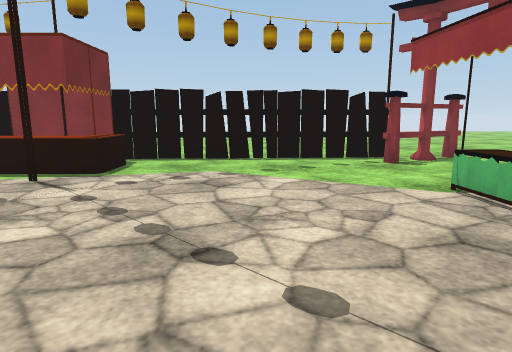
[1] (above)

17 first-person views from a walk through a 3-D level made in the Unity game engine. The camera is 1.2 m above the floor, tilts 10° down and sees 75° across. The floor is counted in squares, 1 m on a side. Each view is taken from the middle of a square. On the plan, view 1 faces up. The plan holds only what a view shows up to about 14 squares ahead; the rest is blank. The place goes on beyond the plan. The player is left out. Some animated figures are left out. Some surface patterns are stand-ins.

[2]
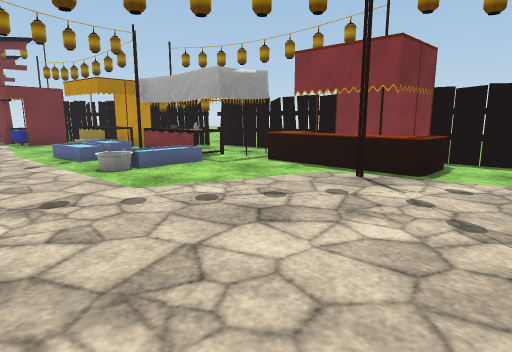

[3]
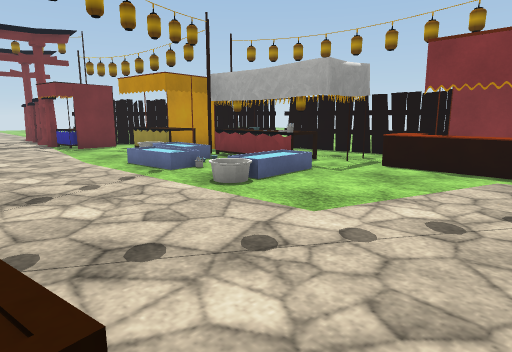

[4]
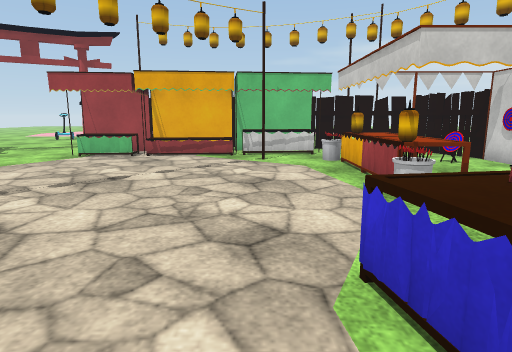

[5]
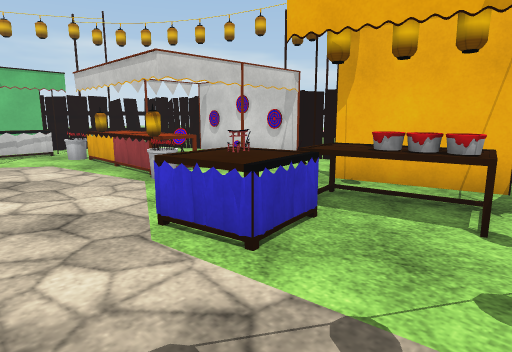

[6]
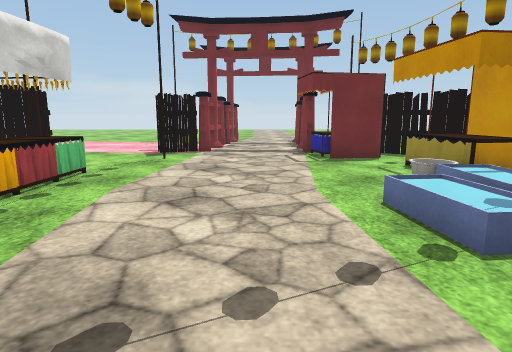

[7]
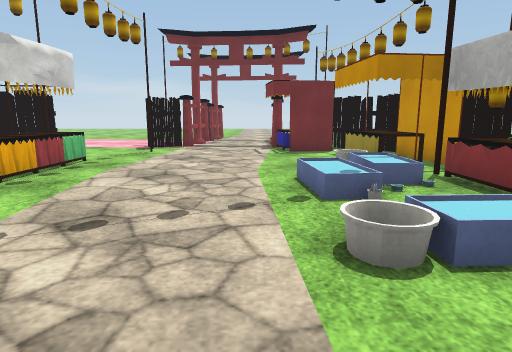

[8]
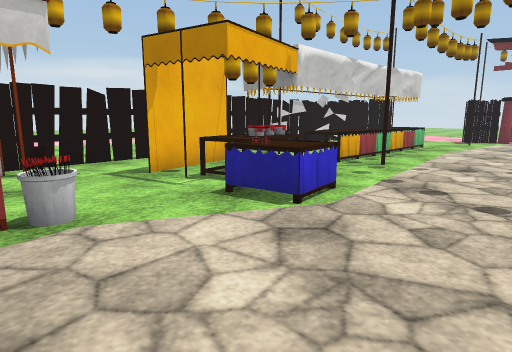

[9]
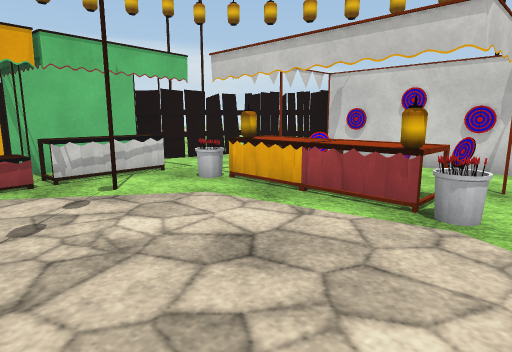

[10]
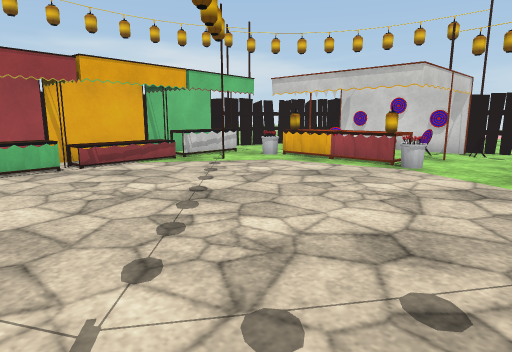

[11]
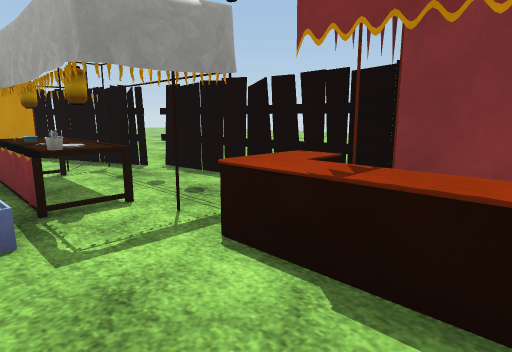

[12]
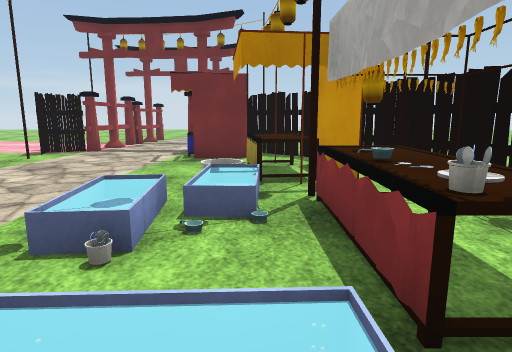

[13]
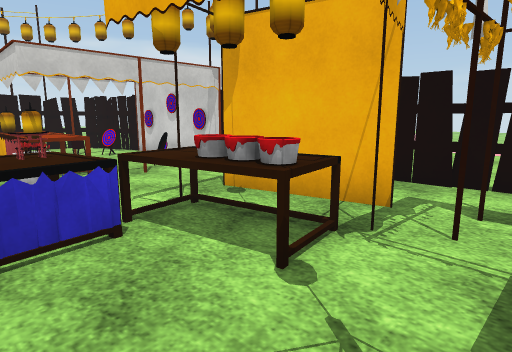

[14]
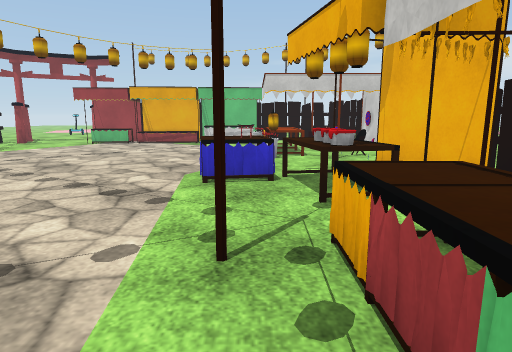

[15]
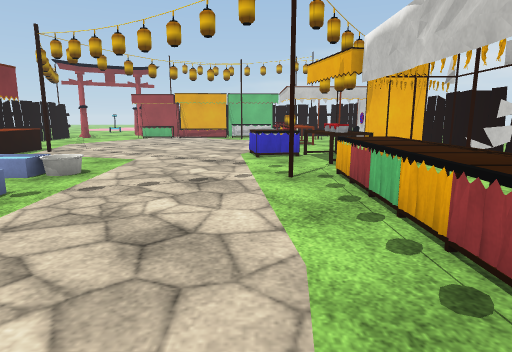

[16]
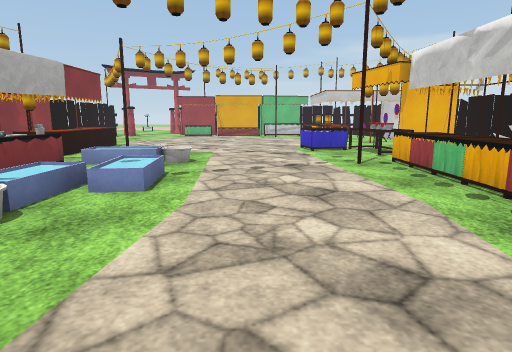

[17]
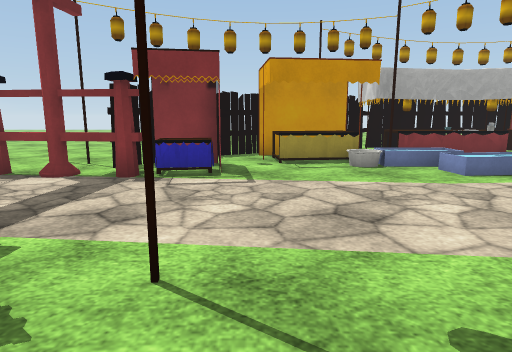

### Floor plan
Key: @ floor where view 1 was taken; # wall or solid block; . main floor; : floor 0.25 m higher than the main floor; P pot; O other object.
Columns run from 27 left of view 1 to 10 right of it. Each row starts with its distance up from view 1.
 14                                     ..
 13                                  .....
 12                                 ...
 11            ..                   ..
 10 .. ..       ... ################OO.
  9 .....        .O# ..  O  ......OO...
  8  .....     OOO##  OOO##OO..........
  7   ....   OOO###OO##OOOOOO........OO
  6    .... OO#OO##OOO#............ OO
  5      .#OOO OOOOO..:...........OOO
  4      . OOO......O.:...........OOO #
  3      OOOOO.....OO.............. O #
  2      .......................... O #
  1      ..........................OO #
  0      ......................@..OOO#
 -1      OO#.............OO........OO#
 -2        ##............OO..OOOOOOOO#
 -3       ..... OOOOOOO.PP#..OOOOO . #
 -4      ...... #######.###...   OO. #
 -5      ....  ###########O..OO  OO.##
 -6      .. #O      ####....OOO. OOOO
 -7          OOO       .#########OO
 -8          O O    #####....
 -9          O

Positions as (right, up) in squares from view 1, and headings:
1: (0, 0), facing up
2: (-1, 0), facing up-left
3: (-4, -1), facing up-left
4: (-7, 0), facing right
5: (-8, 1), facing down-right
6: (-8, 1), facing left
7: (-6, 2), facing left
8: (-1, 2), facing down-left
9: (-3, 2), facing down-right
10: (-5, 6), facing down-right
11: (-5, 5), facing up-left
12: (-8, 5), facing left
13: (-9, -1), facing down-right
14: (-12, -2), facing right
15: (-16, -1), facing right
16: (-18, 1), facing right
17: (-17, -4), facing up
